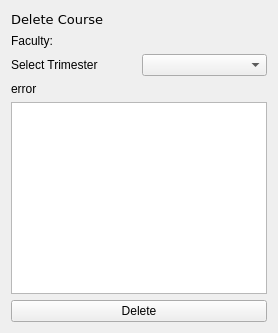
             <widget class="QWidget" name="deleteAcadCourse">
              <layout class="QVBoxLayout" name="verticalLayout_12">
               <item>
                <widget class="QLabel" name="acadDeleteCourseLabel">
                 <property name="font">
                  <font>
                   <family>Verdana</family>
                   <pointsize>10</pointsize>
                  </font>
                 </property>
                 <property name="text">
                  <string>Delete Course</string>
                 </property>
                </widget>
               </item>
               <item>
                <widget class="QLabel" name="acadDeleteFacultyLabel">
                 <property name="text">
                  <string>Faculty:</string>
                 </property>
                </widget>
               </item>
               <item>
                <layout class="QHBoxLayout" name="horizontalLayout_33">
                 <item>
                  <widget class="QLabel" name="acadDeleteSelectTrimester">
                   <property name="text">
                    <string>Select Trimester</string>
                   </property>
                  </widget>
                 </item>
                 <item>
                  <widget class="QComboBox" name="acadDeleteTrimesterComboBox"/>
                 </item>
                </layout>
               </item>
               <item>
                <widget class="QLabel" name="acadDeleteErrorShow">
                 <property name="text">
                  <string>error</string>
                 </property>
                </widget>
               </item>
               <item>
                <widget class="QTableView" name="acadDeleteTableView"/>
               </item>
               <item>
                <widget class="QPushButton" name="acadDeleteButton">
                 <property name="text">
                  <string>Delete</string>
                 </property>
                </widget>
               </item>
              </layout>
             </widget>
